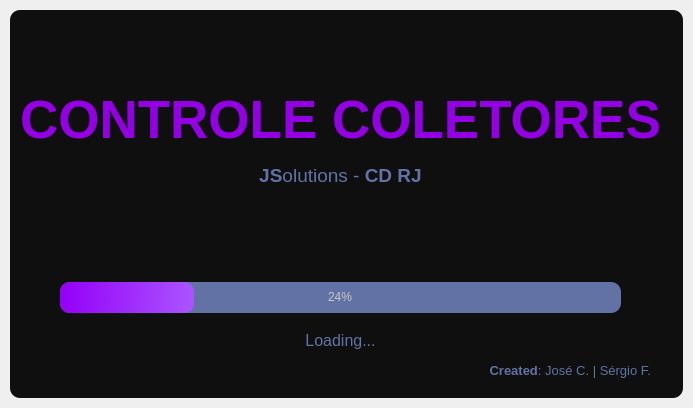
<?xml version="1.0" encoding="UTF-8"?>
<ui version="4.0">
 <class>SplashScreen</class>
 <widget class="QMainWindow" name="SplashScreen">
  <property name="geometry">
   <rect>
    <x>0</x>
    <y>0</y>
    <width>693</width>
    <height>408</height>
   </rect>
  </property>
  <property name="windowTitle">
   <string>MainWindow</string>
  </property>
  <widget class="QWidget" name="centralwidget">
   <layout class="QVBoxLayout" name="verticalLayout">
    <property name="spacing">
     <number>0</number>
    </property>
    <property name="leftMargin">
     <number>10</number>
    </property>
    <property name="topMargin">
     <number>10</number>
    </property>
    <property name="rightMargin">
     <number>10</number>
    </property>
    <property name="bottomMargin">
     <number>10</number>
    </property>
    <item>
     <widget class="QFrame" name="dropShadowFrame">
      <property name="styleSheet">
       <string notr="true">QFrame {	
	background-color: rgb(15, 15, 15);	
	color: rgb(220, 220, 220);
	border-radius: 10px;
}
</string>
      </property>
      <property name="frameShape">
       <enum>QFrame::StyledPanel</enum>
      </property>
      <property name="frameShadow">
       <enum>QFrame::Raised</enum>
      </property>
      <widget class="QLabel" name="label_title">
       <property name="geometry">
        <rect>
         <x>0</x>
         <y>80</y>
         <width>661</width>
         <height>61</height>
        </rect>
       </property>
       <property name="font">
        <font>
         <family>Segoe UI</family>
         <pointsize>40</pointsize>
        </font>
       </property>
       <property name="styleSheet">
        <string notr="true">color: rgb(148, 0, 228);</string>
       </property>
       <property name="text">
        <string>&lt;html&gt;&lt;head/&gt;&lt;body&gt;&lt;p&gt;&lt;span style=&quot; font-weight:600;&quot;&gt;CONTROLE COLETORES&lt;/span&gt;&lt;/p&gt;&lt;/body&gt;&lt;/html&gt;</string>
       </property>
       <property name="alignment">
        <set>Qt::AlignCenter</set>
       </property>
      </widget>
      <widget class="QLabel" name="label_description">
       <property name="geometry">
        <rect>
         <x>0</x>
         <y>150</y>
         <width>661</width>
         <height>31</height>
        </rect>
       </property>
       <property name="font">
        <font>
         <family>Segoe UI</family>
         <pointsize>14</pointsize>
        </font>
       </property>
       <property name="styleSheet">
        <string notr="true">color: rgb(98, 114, 164);</string>
       </property>
       <property name="text">
        <string>&lt;html&gt;&lt;head/&gt;&lt;body&gt;&lt;p&gt;&lt;span style=&quot; font-weight:600;&quot;&gt;JS&lt;/span&gt;olutions - &lt;span style=&quot; font-weight:600;&quot;&gt;CD RJ&lt;/span&gt;&lt;/p&gt;&lt;/body&gt;&lt;/html&gt;</string>
       </property>
       <property name="alignment">
        <set>Qt::AlignCenter</set>
       </property>
      </widget>
      <widget class="QProgressBar" name="progressBar">
       <property name="geometry">
        <rect>
         <x>50</x>
         <y>272</y>
         <width>561</width>
         <height>31</height>
        </rect>
       </property>
       <property name="styleSheet">
        <string notr="true">QProgressBar {
	
	background-color: rgb(98, 114, 164);
	color: rgb(200, 200, 200);
	border-style: none;
	border-radius: 10px;
	text-align: center;
}
QProgressBar::chunk{
	border-radius: 10px;
	background-color: qlineargradient(spread:pad, x1:0, y1:0.511364, x2:1, y2:0.523, stop:0 rgba(148, 0, 248, 255), stop:1 rgba(170, 85, 255, 255));
}</string>
       </property>
       <property name="value">
        <number>24</number>
       </property>
      </widget>
      <widget class="QLabel" name="label_loading">
       <property name="geometry">
        <rect>
         <x>0</x>
         <y>320</y>
         <width>661</width>
         <height>21</height>
        </rect>
       </property>
       <property name="font">
        <font>
         <family>Segoe UI</family>
         <pointsize>12</pointsize>
        </font>
       </property>
       <property name="styleSheet">
        <string notr="true">color: rgb(98, 114, 164);</string>
       </property>
       <property name="text">
        <string>Loading...</string>
       </property>
       <property name="alignment">
        <set>Qt::AlignCenter</set>
       </property>
      </widget>
      <widget class="QLabel" name="label_credits">
       <property name="geometry">
        <rect>
         <x>20</x>
         <y>350</y>
         <width>621</width>
         <height>21</height>
        </rect>
       </property>
       <property name="font">
        <font>
         <family>Segoe UI</family>
         <pointsize>10</pointsize>
        </font>
       </property>
       <property name="styleSheet">
        <string notr="true">color: rgb(98, 114, 164);</string>
       </property>
       <property name="text">
        <string>&lt;html&gt;&lt;head/&gt;&lt;body&gt;&lt;p&gt;&lt;span style=&quot; font-weight:600;&quot;&gt;Created&lt;/span&gt;: José C. | Sérgio F.&lt;/p&gt;&lt;/body&gt;&lt;/html&gt;</string>
       </property>
       <property name="alignment">
        <set>Qt::AlignRight|Qt::AlignTrailing|Qt::AlignVCenter</set>
       </property>
      </widget>
     </widget>
    </item>
   </layout>
  </widget>
 </widget>
 <resources/>
 <connections/>
</ui>
